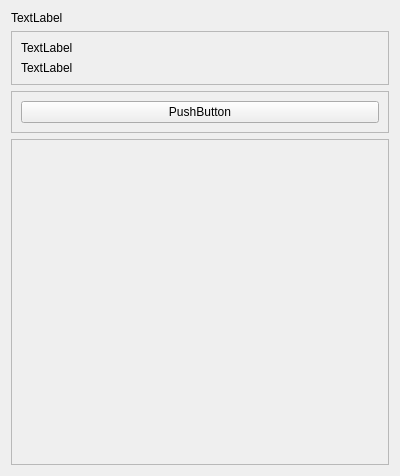
<?xml version="1.0" encoding="UTF-8"?>
<ui version="4.0">
 <class>view::RegisterCenter::CheckNewUser</class>
 <widget class="QWidget" name="view::RegisterCenter::CheckNewUser">
  <property name="geometry">
   <rect>
    <x>0</x>
    <y>0</y>
    <width>400</width>
    <height>476</height>
   </rect>
  </property>
  <property name="windowTitle">
   <string>CheckNewUser</string>
  </property>
  <layout class="QVBoxLayout" name="verticalLayout_2">
   <item>
    <widget class="QLabel" name="label_3">
     <property name="text">
      <string>TextLabel</string>
     </property>
    </widget>
   </item>
   <item>
    <widget class="QFrame" name="frame">
     <property name="frameShape">
      <enum>QFrame::Shape::StyledPanel</enum>
     </property>
     <property name="frameShadow">
      <enum>QFrame::Shadow::Raised</enum>
     </property>
     <layout class="QVBoxLayout" name="verticalLayout">
      <item>
       <widget class="QLabel" name="label">
        <property name="text">
         <string>TextLabel</string>
        </property>
       </widget>
      </item>
      <item>
       <widget class="QLabel" name="label_2">
        <property name="text">
         <string>TextLabel</string>
        </property>
       </widget>
      </item>
     </layout>
    </widget>
   </item>
   <item>
    <widget class="QFrame" name="frame_2">
     <property name="frameShape">
      <enum>QFrame::Shape::StyledPanel</enum>
     </property>
     <property name="frameShadow">
      <enum>QFrame::Shadow::Raised</enum>
     </property>
     <layout class="QHBoxLayout" name="horizontalLayout">
      <item>
       <widget class="QPushButton" name="pushButton">
        <property name="text">
         <string>PushButton</string>
        </property>
       </widget>
      </item>
     </layout>
    </widget>
   </item>
   <item>
    <widget class="QScrollArea" name="scrollArea">
     <property name="widgetResizable">
      <bool>true</bool>
     </property>
     <widget class="QWidget" name="scrollAreaWidgetContents">
      <property name="geometry">
       <rect>
        <x>0</x>
        <y>0</y>
        <width>380</width>
        <height>320</height>
       </rect>
      </property>
     </widget>
    </widget>
   </item>
  </layout>
 </widget>
 <resources/>
 <connections/>
</ui>
